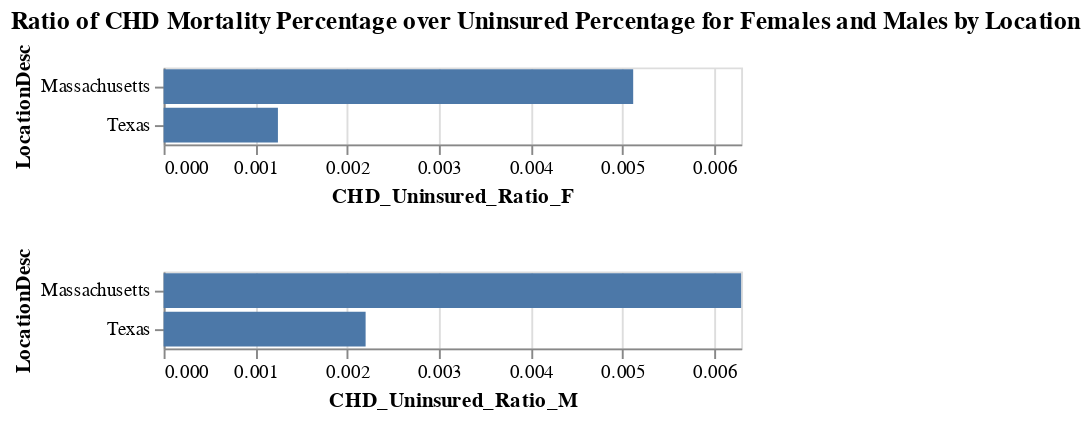

Notebook source saved alongside this figure:
### Markdown cell above
`plot_3` displays bars for the ratio of the percentage of uninsured individuals over the percentage of coronary heart disease (CHD) mortality rates by location and sex, with the `CHD_Uninsured_Ratio_F` values being lower than the corresponding `CHD_Uninsured_Ratio_M` value for both states. This implies that uninsured females are at a relatively lower risk of CHD mortality than uninsured males.

### Code cell
total_data_focus["CHD_Uninsured_Ratio_F"] = total_data_focus["CHDPercentage_F"] / total_data_focus["Female_Uninsured"]
total_data_focus["CHD_Uninsured_Ratio_M"] = total_data_focus["CHDPercentage_M"] / total_data_focus["Male_Uninsured"]

plot_3 = alt.Chart(total_data_focus).mark_bar().encode(
    alt.Y("LocationDesc:N"),
    alt.X(alt.repeat('row'), 
          type='quantitative', 
          scale=alt.Scale(domain=[0,max(total_data_focus['CHD_Uninsured_Ratio_F'].max(), total_data_focus['CHD_Uninsured_Ratio_M'].max())]))
).repeat(
  row=['CHD_Uninsured_Ratio_F', 'CHD_Uninsured_Ratio_M',]
).properties(
    title="Ratio of CHD Mortality Percentage over Uninsured Percentage for Females and Males by Location"
)
plot_3

### Figure 1 — Vega-Lite specification as saved in the notebook (floating-point values rounded to 4 significant figures)
{"config": {"view": {"continuousWidth": 300, "continuousHeight": 300}}, "repeat": {"row": ["CHD_Uninsured_Ratio_F", "CHD_Uninsured_Ratio_M"]}, "spec": {"data": {"name": "data-91fb3fdd3c589ab862131dd45e7936c9"}, "mark": {"type": "bar"}, "encoding": {"x": {"field": {"repeat": "row"}, "scale": {"domain": [0, 0.006293]}, "type": "quantitative"}, "y": {"field": "LocationDesc", "type": "nominal"}}}, "title": "Ratio of CHD Mortality Percentage over Uninsured Percentage for Females and Males by Location", "$schema": "https://vega.github.io/schema/vega-lite/v5.8.0.json", "datasets": {"data-91fb3fdd3c589ab862131dd45e7936c9": [{"LocationDesc": "Massachusetts", "Frac_F": 0.3104, "CHD_Deaths": 51.1, "CHD_Deaths_F": 15.86, "CHD_Deaths_M": 35.24, "CHDPercentage": 0.000511, "CHDPercentage_F": 0.0001586, "CHDPercentage_M": 0.0003524, "Location": "Massachusetts", "All_Uninsured": 0.044, "Female_Uninsured": 0.031, "Male_Uninsured": 0.056, "CHD_Uninsured_Ratio_F": 0.005117, "CHD_Uninsured_Ratio_M": 0.006293}, {"LocationDesc": "Texas", "Frac_F": 0.3364, "CHD_Deaths": 85.9, "CHD_Deaths_F": 28.89, "CHD_Deaths_M": 57.01, "CHDPercentage": 0.000859, "CHDPercentage_F": 0.0002889, "CHDPercentage_M": 0.0005701, "Location": "Texas", "All_Uninsured": 0.245, "Female_Uninsured": 0.232, "Male_Uninsured": 0.259, "CHD_Uninsured_Ratio_F": 0.001245, "CHD_Uninsured_Ratio_M": 0.002201}]}}
